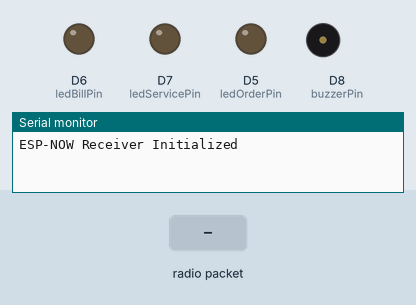
Bench run of a sketch on a simulated ESP8266 (NodeMCU). Parts: output pins drawn as LEDs (lit = HIGH), buzzer (waves = sounding), the last lines printed to the serial monitor. The inputs (shaded band) are chosen by the test bench.

Above: at 1.2 s.
1.3 s: radio packet "I want my bill" arrives
At 2.1 s:
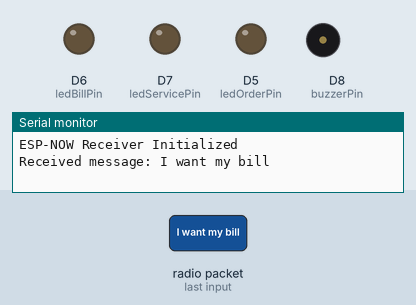
3.3 s: radio packet "I want service" arrives
At 3.9 s:
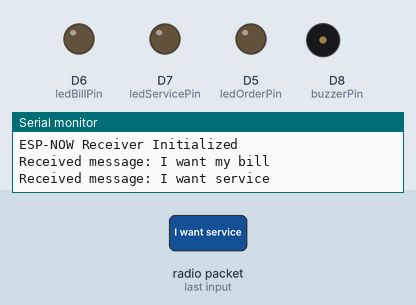
Timing chart, 0 to 6.3 s (numbered marks = the images above; inputs shaded):
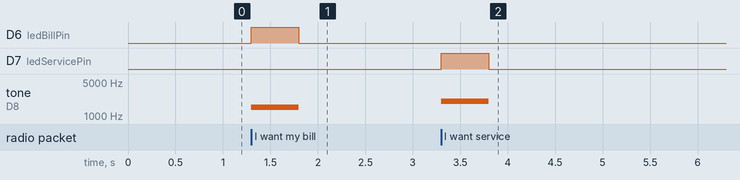

Measured:
- after the input at 1.3 s, D6 (ledBillPin): LOW → HIGH at once, → LOW 0.50 s later; tone on D8 (buzzerPin): silent → 1500 Hz at once, → silent 0.50 s later
- after the input at 3.3 s, D7 (ledServicePin): LOW → HIGH at once, → LOW 0.50 s later; tone on D8 (buzzerPin): silent → 2000 Hz at once, → silent 0.50 s later

The sketch:

reciever.ino
```cpp
#include <ESP8266WiFi.h>
#include <espnow.h>

const int ledOrderPin = D5;   // LED for "I want to give an order"
const int ledBillPin = D6;    // LED for "I want my bill"
const int ledServicePin = D7; // LED for "I want service"
const int buzzerPin = D8;     // Pin for the buzzer

void onDataRecv(uint8_t *macAddr, uint8_t *data, uint8_t len) {
  Serial.print("Received message: ");
  String receivedMessage = "";

  for (int i = 0; i < len; i++) {
    receivedMessage += (char)data[i];
  }
  Serial.println(receivedMessage);

  // Blink LED for "I want to give an order"
  if (receivedMessage == "I want to give an order") {
    digitalWrite(ledOrderPin, HIGH);
    tone(buzzerPin, 1000, 200); // Beep for "Order"
    delay(500);
    digitalWrite(ledOrderPin, LOW);
  }

  // Blink LED for "I want my bill"
  if (receivedMessage == "I want my bill") {
    digitalWrite(ledBillPin, HIGH);
    tone(buzzerPin, 1500, 200); // Beep for "Bill"
    delay(500);
    digitalWrite(ledBillPin, LOW);
  }

  // Blink LED for "I want service"
  if (receivedMessage == "I want service") {
    digitalWrite(ledServicePin, HIGH);
    tone(buzzerPin, 2000, 200); // Beep for "Service"
    delay(500);
    digitalWrite(ledServicePin, LOW);
  }
}

void setup() {
  Serial.begin(115200);

  // Set LED and buzzer pins as outputs
  pinMode(ledOrderPin, OUTPUT);
  pinMode(ledBillPin, OUTPUT);
  pinMode(ledServicePin, OUTPUT);
  pinMode(buzzerPin, OUTPUT);

  // Initialize WiFi in Station mode
  WiFi.mode(WIFI_STA);

  // Initialize ESP-NOW
  if (esp_now_init() != 0) {
    Serial.println("Error initializing ESP-NOW");
    return;
  }

  // Set the device as a slave
  esp_now_set_self_role(ESP_NOW_ROLE_SLAVE);

  // Register the receive callback function
  esp_now_register_recv_cb(onDataRecv);

  Serial.println("ESP-NOW Receiver Initialized");
}

void loop() {
  // No need to add code here; onDataRecv handles everything
}
```
